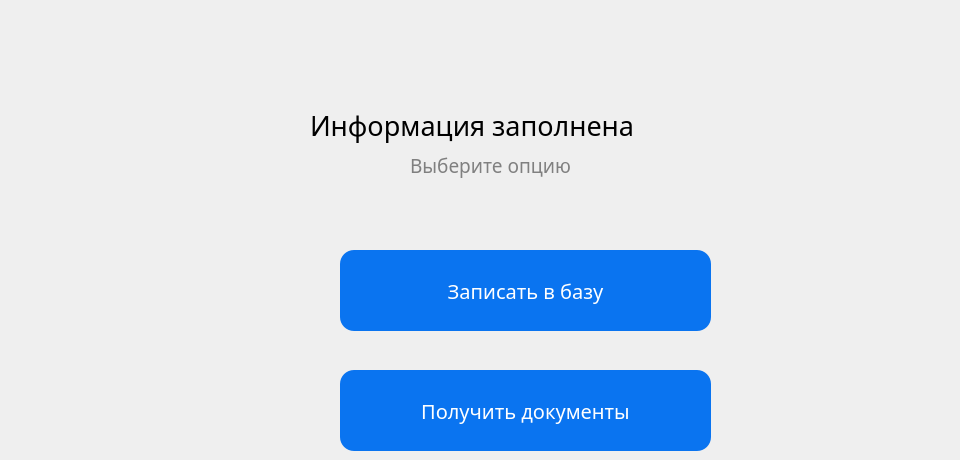
    <widget class="QWidget" name="widget_5">
     <widget class="QLabel" name="label_95">
      <property name="geometry">
       <rect>
        <x>25</x>
        <y>95</y>
        <width>21</width>
        <height>20</height>
       </rect>
      </property>
      <property name="text">
       <string/>
      </property>
      <property name="pixmap">
       <pixmap>../MVD2/icons/check.png</pixmap>
      </property>
      <property name="scaledContents">
       <bool>true</bool>
      </property>
     </widget>
     <widget class="QLabel" name="label_96">
      <property name="geometry">
       <rect>
        <x>25</x>
        <y>135</y>
        <width>21</width>
        <height>20</height>
       </rect>
      </property>
      <property name="text">
       <string/>
      </property>
      <property name="pixmap">
       <pixmap>../MVD2/icons/check.png</pixmap>
      </property>
      <property name="scaledContents">
       <bool>true</bool>
      </property>
     </widget>
     <widget class="QLabel" name="label_97">
      <property name="geometry">
       <rect>
        <x>240</x>
        <y>40</y>
        <width>581</width>
        <height>55</height>
       </rect>
      </property>
      <property name="text">
       <string/>
      </property>
      <property name="pixmap">
       <pixmap>../MVD2/icons/Finish.PNG</pixmap>
      </property>
      <property name="scaledContents">
       <bool>true</bool>
      </property>
     </widget>
     <widget class="QLabel" name="label_98">
      <property name="geometry">
       <rect>
        <x>310</x>
        <y>100</y>
        <width>641</width>
        <height>51</height>
       </rect>
      </property>
      <property name="font">
       <font>
        <family>Comfortaa</family>
        <pointsize>20</pointsize>
        <weight>50</weight>
        <bold>false</bold>
       </font>
      </property>
      <property name="styleSheet">
       <string notr="true">background-color: none;
</string>
      </property>
      <property name="text">
       <string>Информация заполнена</string>
      </property>
     </widget>
     <widget class="QLabel" name="label_99">
      <property name="geometry">
       <rect>
        <x>410</x>
        <y>140</y>
        <width>531</width>
        <height>51</height>
       </rect>
      </property>
      <property name="font">
       <font>
        <family>Comfortaa</family>
        <pointsize>14</pointsize>
        <weight>50</weight>
        <bold>false</bold>
       </font>
      </property>
      <property name="styleSheet">
       <string notr="true">background-color: none;
color: grey;</string>
      </property>
      <property name="text">
       <string>Выберите опцию</string>
      </property>
     </widget>
     <widget class="QPushButton" name="post_new_emp">
      <property name="geometry">
       <rect>
        <x>340</x>
        <y>250</y>
        <width>371</width>
        <height>81</height>
       </rect>
      </property>
      <property name="font">
       <font>
        <family>Comfortaa</family>
        <pointsize>15</pointsize>
       </font>
      </property>
      <property name="styleSheet">
       <string notr="true">QPushButton {
background-color: #0A74F0;
color: white; 
border-radius: 14px;

}

QPushButton:hover {
background-color: #0559F0;
}

QPushButton:pressed {
background-color: #0559F0;
}</string>
      </property>
      <property name="text">
       <string>Записать в базу</string>
      </property>
     </widget>
     <widget class="QPushButton" name="get_docx">
      <property name="geometry">
       <rect>
        <x>340</x>
        <y>370</y>
        <width>371</width>
        <height>81</height>
       </rect>
      </property>
      <property name="font">
       <font>
        <family>Comfortaa</family>
        <pointsize>15</pointsize>
       </font>
      </property>
      <property name="styleSheet">
       <string notr="true">QPushButton {
background-color: #0A74F0;
color: white; 
border-radius: 14px;

}

QPushButton:hover {
background-color: #0559F0;
}

QPushButton:pressed {
background-color: #0559F0;
}</string>
      </property>
      <property name="text">
       <string>Получить документы</string>
      </property>
     </widget>
    </widget>
